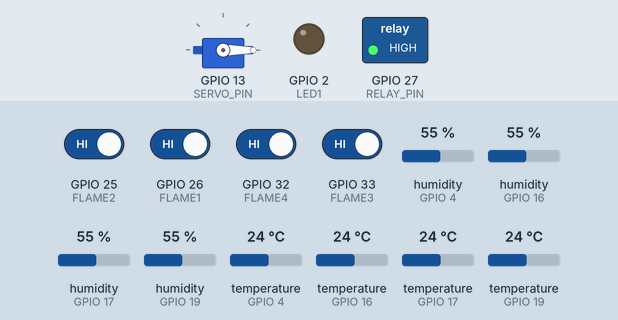
Recording of a sketch running on a simulated ESP32. Parts: servo, switched loads named in the sketch (green lamp = pin HIGH), output pins drawn as LEDs (lit = HIGH). The test bench sets the inputs (shaded band); at power-on: GPIO 25 (FLAME2), GPIO 26 (FLAME1), GPIO 32 (FLAME4), GPIO 33 (FLAME3) HIGH, humidity (sensors on GPIO 4, GPIO 16, GPIO 17, GPIO 19) 55 %, temperature (sensors on GPIO 4, GPIO 16, GPIO 17, GPIO 19) 24 °C. WiFi joins after 1.5 s; servers stay silent unless stated; the local clock reads 2024-03-15 10:24:30 at power-on unless the sketch sets it; what the sketch prints to the serial monitor is not drawn.

Above: at 2.7 s.
2.8 s: GPIO 25 (FLAME2) driven LOW
7.0 s: GPIO 26 (FLAME1) driven LOW
At 11.4 s:
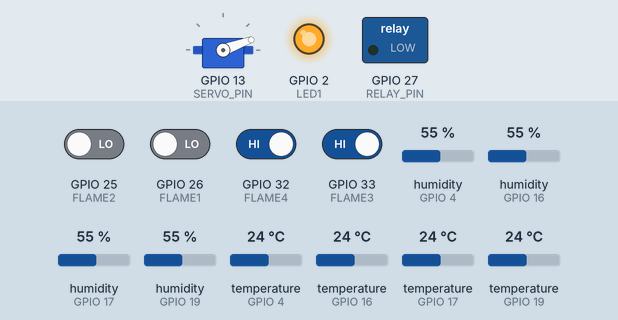
12.5 s: GPIO 26 (FLAME1) driven HIGH
At 14.0 s:
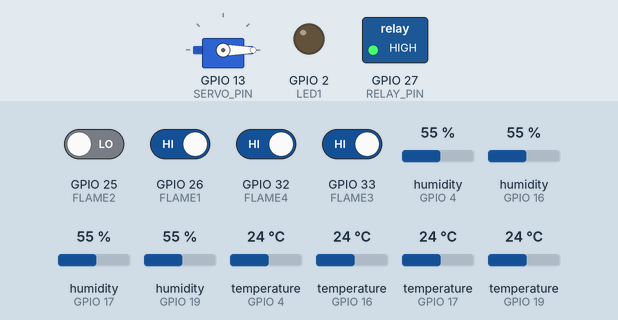
15.1 s: GPIO 32 (FLAME4) driven LOW
At 22.4 s:
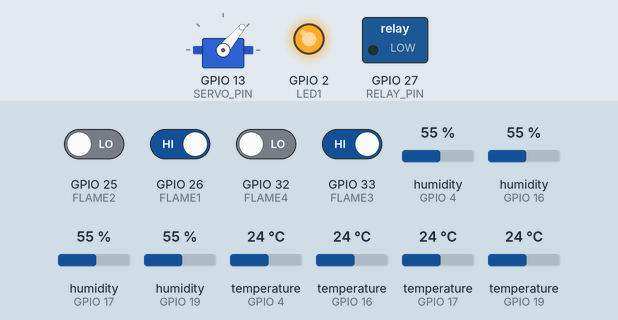
26.2 s: GPIO 32 (FLAME4) driven HIGH
At 27.8 s:
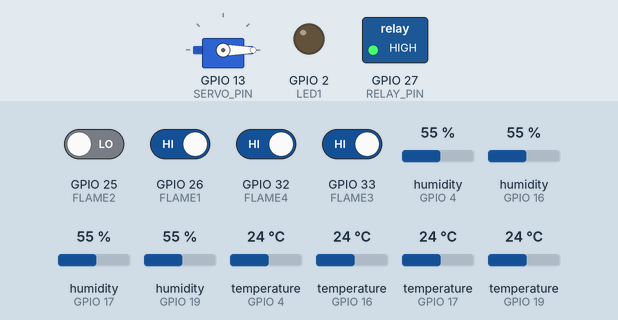
28.2 s: GPIO 33 (FLAME3) driven LOW
At 34.7 s:
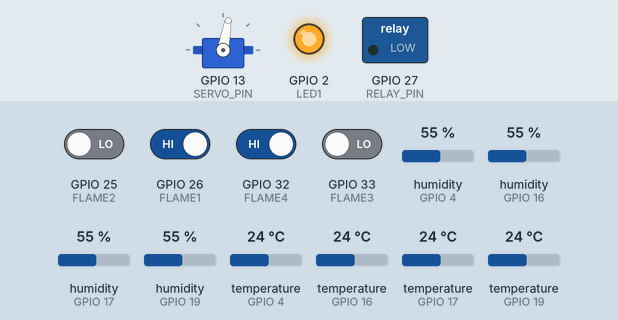
Timing chart, 0 to 48.4 s (numbered marks = the images above; inputs shaded):
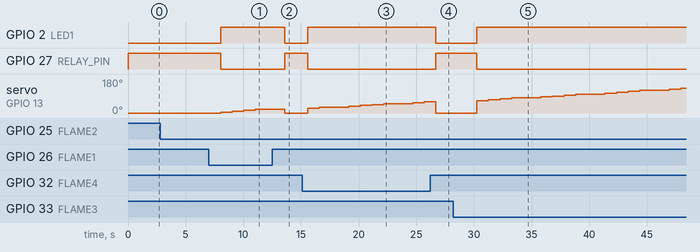

The sketch:

sketch_jun23a_copy_20260628143242.ino
```cpp
#include <WiFi.h>
#include "time.h"
#include "DHT.h"
#include <Firebase_ESP_Client.h>
#include <ESP32Servo.h>

/************ WIFI & FIREBASE ************/
const char* ssid = "Fahim";
const char* password = "fahim2031";

#define API_KEY "AIzaSyCDLATfzkDEJODMMjn5QauxgzPzvHMK9tg"
#define DATABASE_URL "esp32-474e4-default-rtdb.asia-southeast1.firebasedatabase.app"

FirebaseData fbdo;
FirebaseConfig config;
FirebaseAuth auth;

const char* ntpServer = "pool.ntp.org";

/************ PINS ************/
#define DHTPIN1 4
#define DHTPIN2 16
#define DHTPIN3 17
#define DHTPIN4 19
#define DHTTYPE DHT22

#define FLAME1 26
#define FLAME2 25
#define FLAME3 33
#define FLAME4 32

#define LED1 2
#define RELAY_PIN 27
#define SERVO_PIN 13

/************ VARIABLES ************/
DHT dht1(DHTPIN1, DHTTYPE);
DHT dht2(DHTPIN2, DHTTYPE);
DHT dht3(DHTPIN3, DHTTYPE);
DHT dht4(DHTPIN4, DHTTYPE);

Servo pumpServo;
unsigned long lastFirebaseTime = 0;
// --- সারভো সুইং করানোর জন্য ভেরিয়েবল ---
unsigned long lastServoMove = 0;
int servoPos = 0;
int servoDirection = 5; // প্রতি পদক্ষেপে ৫ ডিগ্রি করে সরবে

void setup() {
  Serial.begin(115200);

  // --- পিন সেটআপ ---
  pinMode(FLAME1, INPUT_PULLUP);
  pinMode(FLAME2, INPUT_PULLUP);
  pinMode(FLAME3, INPUT_PULLUP);
  pinMode(FLAME4, INPUT_PULLUP);
  pinMode(LED1, OUTPUT);

  // --- রিলের সেফ স্টার্টআপ (শুরুতেই যেন পাম্প অফ থাকে) ---
  digitalWrite(RELAY_PIN, HIGH); // HIGH মানে রিলে অফ
  pinMode(RELAY_PIN, OUTPUT);

  pumpServo.attach(SERVO_PIN, 500, 2400);
  pumpServo.write(0);

  dht1.begin(); dht2.begin(); dht3.begin(); dht4.begin();

  // --- WiFi কানেক্ট ---
  WiFi.begin(ssid, password);
  while (WiFi.status() != WL_CONNECTED) {
    delay(500); Serial.print(".");
  }
  Serial.println("\n✅ WiFi Connected");

  // --- Firebase কানেক্ট ---
  config.api_key = API_KEY;
  config.database_url = DATABASE_URL;
  auth.user.email = ""; auth.user.password = "";
  config.signer.test_mode = true;
  Firebase.begin(&config, &auth);

  configTime(6 * 3600, 0, ntpServer);
}

void loop() {

  /*******************************************************
   * ১. ফ্লেম সেন্সর থেকে রিডিং নেওয়া
   *******************************************************/
  int f1 = digitalRead(FLAME1);
  int f2 = digitalRead(FLAME2);
  int f3 = digitalRead(FLAME3);
  int f4 = digitalRead(FLAME4);

  /*******************************************************
   * ২. কয়টা সেন্সর আগুন পেলো তা গোনা (LOW = আগুন)
   *******************************************************/
  int flameCount = 0;

  if (f1 == LOW) { flameCount++; }
  if (f2 == LOW) { flameCount++; }
  if (f3 == LOW) { flameCount++; }
  if (f4 == LOW) { flameCount++; }

  /*******************************************************
   * ৩. একদম সিম্পল পাম্প কন্ট্রোল কন্ডিশন
   *******************************************************/
  if (flameCount >= 2) {
    // 🔥 যদি ২টা বা তার বেশি সেন্সর আগুন দেখে -> পাম্প ON

    digitalWrite(RELAY_PIN, LOW);   // রিলে ON (পাম্প চালু)
    pumpServo.write(90);            // সারভো ON
    digitalWrite(LED1, HIGH);       // অ্যালার্ম লাইট ON

    // --- পাইপ ডানে-বামে ঘোরানোর লজিক (যা নতুন যুক্ত হলো) ---
    if (millis() - lastServoMove >= 30) {
      lastServoMove = millis();
      servoPos += servoDirection;
      if (servoPos >= 180 || servoPos <= 0) {
        servoDirection = -servoDirection; // ১৮০ তে গেলে উল্টো ঘুরবে
      }
      pumpServo.write(servoPos);
    }

    Serial.println("🔥 FIRE DETECTED! PUMP IS ON!");
  }
  else {
    // ✅ যদি আগুন না থাকে -> পাম্প OFF

    digitalWrite(RELAY_PIN, HIGH);  // রিলে OFF (পাম্প বন্ধ)
    pumpServo.write(0);             // সারভো OFF
    digitalWrite(LED1, LOW);        // অ্যালার্ম লাইট OFF

    Serial.println("✅ Safe. Pump is OFF.");
  }


  /*******************************************************
   * ৪. প্রতি ৫ সেকেন্ড পর পর Serial Monitor ও Firebase-এ ডাটা পাঠানো
   *******************************************************/
  if (millis() - lastFirebaseTime >= 5000) {
    lastFirebaseTime = millis();
    time_t now; time(&now);

    // ৪টি DHT সেন্সর থেকেই ডাটা রিড করা
    float t1 = dht1.readTemperature(); float h1 = dht1.readHumidity();
    float t2 = dht2.readTemperature(); float h2 = dht2.readHumidity();
    float t3 = dht3.readTemperature(); float h3 = dht3.readHumidity();
    float t4 = dht4.readTemperature(); float h4 = dht4.readHumidity();

    // ====== [PART A] SERIAL MONITOR-E DATA SHOW KORA ======

    // --- DHT Sensors ---
    Serial.println("\n🌡️ ------ DHT SENSOR READINGS ------ 🌡️");
    if(!isnan(t1)) Serial.printf("Sensor 1 -> Temp: %.1f°C | Hum: %.0f%%\n", t1, h1);
    else Serial.println("❌ Sensor 1 Reading Failed!");
    if(!isnan(t2)) Serial.printf("Sensor 2 -> Temp: %.1f°C | Hum: %.0f%%\n", t2, h2);
    else Serial.println("❌ Sensor 2 Reading Failed!");
    if(!isnan(t3)) Serial.printf("Sensor 3 -> Temp: %.1f°C | Hum: %.0f%%\n", t3, h3);
    else Serial.println("❌ Sensor 3 Reading Failed!");
    if(!isnan(t4)) Serial.printf("Sensor 4 -> Temp: %.1f°C | Hum: %.0f%%\n", t4, h4);
    else Serial.println("❌ Sensor 4 Reading Failed!");

    // --- Flame Sensors ---
    Serial.println("\n🔥 ------ FLAME SENSOR STATUS ------ 🔥");
    Serial.printf("Flame Sensor 1: %s\n", (f1 == LOW) ? "🔥 FIRE!" : "✅ Safe");
    Serial.printf("Flame Sensor 2: %s\n", (f2 == LOW) ? "🔥 FIRE!" : "✅ Safe");
    Serial.printf("Flame Sensor 3: %s\n", (f3 == LOW) ? "🔥 FIRE!" : "✅ Safe");
    Serial.printf("Flame Sensor 4: %s\n", (f4 == LOW) ? "🔥 FIRE!" : "✅ Safe");
    Serial.printf("Total Active Flame Sensors: %d\n", flameCount);
    Serial.println("-------------------------------------\n");


    // ====== [PART B] FIREBASE-E DATA PATHANO ======

    // ফায়ার স্ট্যাটাস ও কয়টি সেন্সর একটিভ তা পাঠানো
    bool isFireActive = (flameCount >= 2);
    Firebase.RTDB.setBool(&fbdo, "/status/fire_active", isFireActive);
    Firebase.RTDB.setInt(&fbdo, "/status/flame_count", flameCount);

    // প্রতিটি ফ্লেম সেন্সরের আলাদা ডাটা পাঠানো (true = আগুন আছে, false = নিরাপদ)
    Firebase.RTDB.setBool(&fbdo, "/status/flame1_active", (f1 == LOW));
    Firebase.RTDB.setBool(&fbdo, "/status/flame2_active", (f2 == LOW));
    Firebase.RTDB.setBool(&fbdo, "/status/flame3_active", (f3 == LOW));
    Firebase.RTDB.setBool(&fbdo, "/status/flame4_active", (f4 == LOW));

    // DHT Sensors Data Send
    if(!isnan(t1)) { FirebaseJson j1; j1.set("temp", t1); j1.set("humidity", h1); j1.set("time", now); Firebase.RTDB.pushJSON(&fbdo, "/logs/dht1", &j1); }
    if(!isnan(t2)) { FirebaseJson j2; j2.set("temp", t2); j2.set("humidity", h2); j2.set("time", now); Firebase.RTDB.pushJSON(&fbdo, "/logs/dht2", &j2); }
    if(!isnan(t3)) { FirebaseJson j3; j3.set("temp", t3); j3.set("humidity", h3); j3.set("time", now); Firebase.RTDB.pushJSON(&fbdo, "/logs/dht3", &j3); }
    if(!isnan(t4)) { FirebaseJson j4; j4.set("temp", t4); j4.set("humidity", h4); j4.set("time", now); Firebase.RTDB.pushJSON(&fbdo, "/logs/dht4", &j4); }
  }

  delay(1000); // লুপের স্পিড কন্ট্রোল
}
```

Measured:
- after the input at 2.8 s, every drawn part: stays the same
- after the input at 7.0 s, GPIO 2 (LED1): LOW → HIGH after 1.1 s; GPIO 27 (RELAY_PIN): HIGH → LOW after 1.1 s; servo on GPIO 13 (SERVO_PIN): 0° → 5° after 1.1 s, → 10° 1.0 s later, → 15° 1.0 s later, → 20° 1.0 s later
- after the input at 12.5 s, GPIO 2 (LED1): HIGH → LOW after 1.1 s; GPIO 27 (RELAY_PIN): LOW → HIGH after 1.1 s
- after the input at 15.1 s, GPIO 2 (LED1): LOW → HIGH after 0.51 s; GPIO 27 (RELAY_PIN): HIGH → LOW after 0.51 s; servo on GPIO 13 (SERVO_PIN): moves from 0° to 60° over 10.1 s, starting after 0.51 s
- after the input at 26.2 s, GPIO 2 (LED1): HIGH → LOW after 0.51 s; GPIO 27 (RELAY_PIN): LOW → HIGH after 0.51 s
- after the input at 28.2 s, GPIO 2 (LED1): LOW → HIGH after 2.1 s; GPIO 27 (RELAY_PIN): HIGH → LOW after 2.1 s; servo on GPIO 13 (SERVO_PIN): moves from 0° to 130° over 17.7 s, starting after 2.1 s
